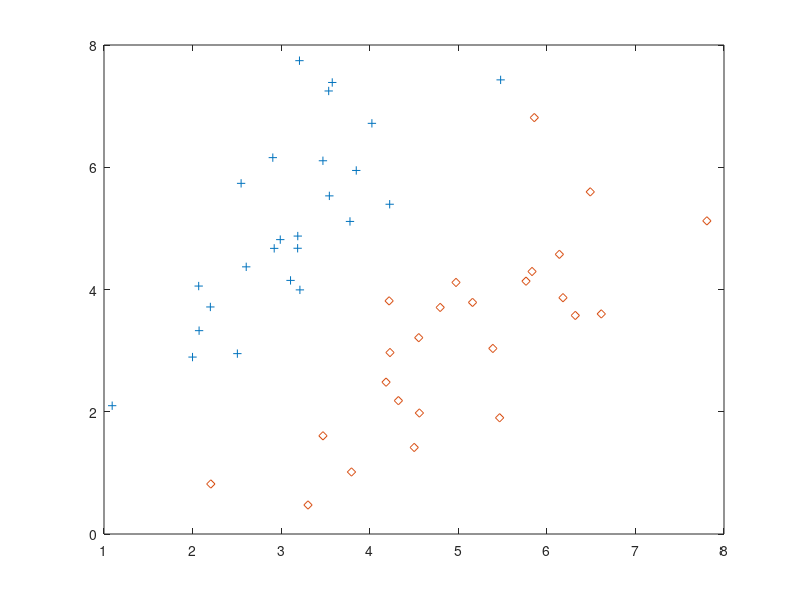

Recreate this plot in MATLAB.
%프로그램 2-1 Data Generation
%가우시안 분포를 따르는 데이터를 생성하고, 2차원 평면에 플롯하는 프로그램

N=25;                                   %각 클래스의 데이터 개수
m1=repmat([3,5], N, 1);                  %클래스 C1의 평균을 가지는 행렬 m1
m2=repmat([5,3], N, 1);                  %클래스 C2의 평균을 가지는 행렬 m2
s1=[1 1; 1 2];                           %클래스 C1의 공분산 행렬 s1
s2=[1 1; 1 2];                           %클래스 C2의 공분산 행렬 s2
X1=randn(N,2)*sqrtm(s1) + m1;           %클래스 C1의 데이터 생성
X2=randn(N,2)*sqrtm(s2) + m2;           %클래스 C2의 데이터 생성
plot(X1(:,1), X1(:,2), '+');            %클래스 C1의 데이터 플롯("+" 모양)
hold on;
plot(X2(:,1), X2(:,2), 'd');            %클래스 C1의 데이터 플롯(diamond 모양)
save data2_1 X1 X2;
